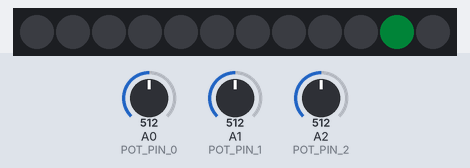
The program below on a simulated Arduino Nano, built with avr-gcc and run on an emulated ATmega328P. On the bench: 12 RGB LEDs in strip order, left to right. Inputs (shaded band) come from the test bench; at power-on: A1 (POT_PIN_1) = 512, A0 (POT_PIN_0) = 512, A2 (POT_PIN_2) = 512. Dim RGB values are drawn brighter than linear.

Above: at 1.2 s.
1.3 s: A1 (POT_PIN_1) set to 0
At 3.5 s:
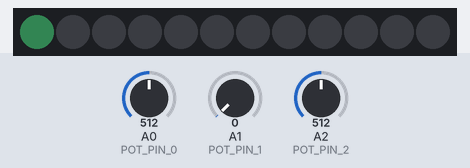
4.0 s: A0 (POT_PIN_0) set to 900
At 5.39 s:
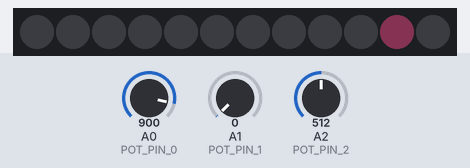
6.6 s: A0 (POT_PIN_0) set to 306
At 7.02 s:
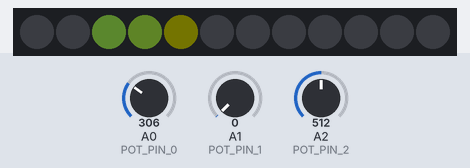
9.5 s: A0 (POT_PIN_0) set to 122
At 10.48 s:
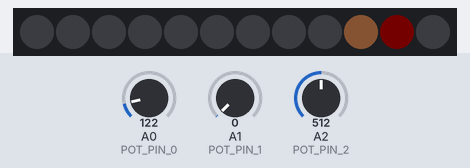
11.4 s: A1 (POT_PIN_1) set to 122
At 12.2 s:
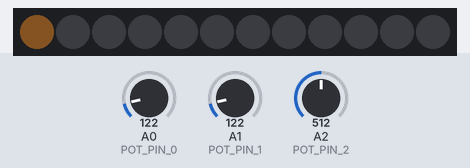
14.4 s: A1 (POT_PIN_1) set to 511
At 15.13 s:
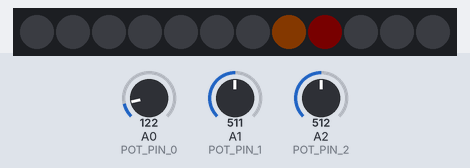
Timing chart, 0 to 17.4 s (numbered marks = the images above; inputs shaded):
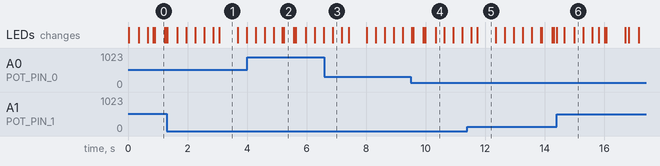

The program:

main.cpp
```cpp
//
// Created by Holger on 29.12.2017.
//

#include <Arduino.h>
#include <FastLED.h>

const int LED_PIN = 12;
const int NUM_LEDS = 12;

const uint8_t POT_PIN_0 = A0;
const uint8_t POT_PIN_1 = A1;
const uint8_t POT_PIN_2 = A2;

int potValue0;
int potValue1;
int potValue2;
int previousPotValue0;
int previousPotValue1;
int previousPotValue2;
byte hueValue = 0;
byte saturationValue = 0;

CRGB leds[NUM_LEDS];

byte normalizeValue(int value) {
    return (byte) map(value, 0, 1023, 0, 255);
}

void handlePotChange0(int value) {
    previousPotValue0 = value;
    hueValue = normalizeValue(value);
}

void handlePotChange1(int value) {
    previousPotValue1 = value;
    saturationValue = (byte) map(value, 0, 1023, 100, 255);;
}

void updateLedsHsv(uint8_t hueValue, uint8_t saturationValue, uint8_t brightnessValue) {
    for (auto led : leds) {
        led = CHSV(hueValue, saturationValue, brightnessValue);
    }

    fadeToBlackBy(leds, NUM_LEDS, 20);
    // Show the leds
    FastLED.show();
}


void setup() {
    Serial.begin(115200);
    FastLED.addLeds<WS2812, LED_PIN, GRB>(leds, NUM_LEDS);
    FastLED.setBrightness(84);
    potValue0 = 0;
    potValue1 = 0;
    potValue2 = 0;
    previousPotValue0 = 1;
    previousPotValue1 = 1;
    previousPotValue2 = 1;
    updateLedsHsv(55, 200, 90);
}

int angle = 0;
uint8_t speed = 15;

void loop() {
    potValue0 = analogRead(POT_PIN_0);
    potValue1 = analogRead(POT_PIN_1);
    potValue2 = analogRead(POT_PIN_2);

    if (previousPotValue0 != potValue0) {
        handlePotChange0(potValue0);
    }

    if (previousPotValue1 != potValue1) {
        handlePotChange1(potValue1);
    }

    if (previousPotValue2 != potValue2) {
        speed = (uint8_t) map(potValue2, 0, 1024, 3, 30);
    }

    EVERY_N_MILLIS_I(thistimer, speed) { // initial period = 100ms
        thistimer.setPeriod(speed); // random period 10..200ms
        auto lead_dot = (uint8_t) map(sin8(angle), 0, 255, 0, NUM_LEDS - 1);
        angle = angle + 1;
        leds[lead_dot] = CHSV(hueValue, saturationValue, 96);;

        fadeToBlackBy(leds, NUM_LEDS, 32);
    }
    FastLED.show();
}
```

pins.cpp
```cpp
//
// Created by Holger on 02.01.2018.
//
#include <Arduino.h>

const int LED_PIN = 3;
const int DELAY_WAIT = 1000;
const int DELAY_INTERVAL = 50;
const int NUM_LEDS = 12;

const int POT_PIN_0 = A0;
const int POT_PIN_1 = A1;
const int POT_PIN_2 = A2;
```

Measured:
- after the input at 1.3 s, the LEDs: first change at once (image 1 shows a later state)
- after the input at 4.0 s, the LEDs: first change after 0.29 s (image 2 shows a later state)
- after the input at 6.6 s, the LEDs: change after 0.27 s (image 3)
- after the input at 9.5 s, the LEDs: first change at once (image 4 shows a later state)
- after the input at 14.4 s, the LEDs: first change at once (image 6 shows a later state)
- what the display in image 1 shows lasts 0.6 s, from 3.1 s to 3.7 s
